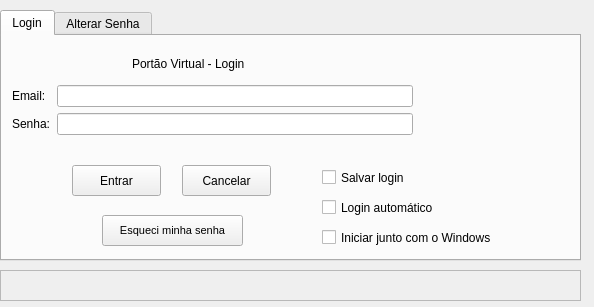
<?xml version="1.0" encoding="UTF-8"?>
<ui version="4.0">
 <class>formLogin</class>
 <widget class="QWidget" name="formLogin">
  <property name="windowModality">
   <enum>Qt::WindowModal</enum>
  </property>
  <property name="geometry">
   <rect>
    <x>0</x>
    <y>0</y>
    <width>594</width>
    <height>307</height>
   </rect>
  </property>
  <property name="focusPolicy">
   <enum>Qt::NoFocus</enum>
  </property>
  <property name="contextMenuPolicy">
   <enum>Qt::NoContextMenu</enum>
  </property>
  <property name="acceptDrops">
   <bool>false</bool>
  </property>
  <property name="windowTitle">
   <string>Login - Portão Virtual</string>
  </property>
  <property name="layoutDirection">
   <enum>Qt::LeftToRight</enum>
  </property>
  <property name="locale">
   <locale language="Portuguese" country="Brazil"/>
  </property>
  <widget class="QLabel" name="lblStatus">
   <property name="geometry">
    <rect>
     <x>0</x>
     <y>270</y>
     <width>581</width>
     <height>31</height>
    </rect>
   </property>
   <property name="frameShape">
    <enum>QFrame::StyledPanel</enum>
   </property>
   <property name="text">
    <string/>
   </property>
  </widget>
  <widget class="QTabWidget" name="tabWidget">
   <property name="geometry">
    <rect>
     <x>0</x>
     <y>10</y>
     <width>581</width>
     <height>251</height>
    </rect>
   </property>
   <property name="contextMenuPolicy">
    <enum>Qt::NoContextMenu</enum>
   </property>
   <property name="currentIndex">
    <number>0</number>
   </property>
   <widget class="QWidget" name="tab_3">
    <attribute name="title">
     <string>Login</string>
    </attribute>
    <widget class="QWidget" name="formLayoutWidget">
     <property name="geometry">
      <rect>
       <x>10</x>
       <y>49</y>
       <width>401</width>
       <height>71</height>
      </rect>
     </property>
     <layout class="QFormLayout" name="formLayout">
      <item row="0" column="0">
       <widget class="QLabel" name="label">
        <property name="text">
         <string>Email:</string>
        </property>
       </widget>
      </item>
      <item row="1" column="0">
       <widget class="QLabel" name="label_2">
        <property name="text">
         <string>Senha:</string>
        </property>
       </widget>
      </item>
      <item row="1" column="1">
       <widget class="QLineEdit" name="txtPasswd">
        <property name="echoMode">
         <enum>QLineEdit::Password</enum>
        </property>
       </widget>
      </item>
      <item row="0" column="1">
       <widget class="QLineEdit" name="txtEmail">
        <property name="focusPolicy">
         <enum>Qt::StrongFocus</enum>
        </property>
       </widget>
      </item>
     </layout>
    </widget>
    <widget class="QPushButton" name="btnLogin">
     <property name="geometry">
      <rect>
       <x>70</x>
       <y>129</y>
       <width>89</width>
       <height>31</height>
      </rect>
     </property>
     <property name="text">
      <string>Entrar</string>
     </property>
    </widget>
    <widget class="QPushButton" name="btnExit">
     <property name="geometry">
      <rect>
       <x>180</x>
       <y>129</y>
       <width>89</width>
       <height>31</height>
      </rect>
     </property>
     <property name="text">
      <string>Cancelar</string>
     </property>
    </widget>
    <widget class="QLabel" name="label_3">
     <property name="geometry">
      <rect>
       <x>130</x>
       <y>19</y>
       <width>151</width>
       <height>17</height>
      </rect>
     </property>
     <property name="text">
      <string>Portão Virtual - Login</string>
     </property>
    </widget>
    <widget class="QPushButton" name="btnEsqueciSenha">
     <property name="geometry">
      <rect>
       <x>100</x>
       <y>179</y>
       <width>141</width>
       <height>31</height>
      </rect>
     </property>
     <property name="font">
      <font>
       <pointsize>8</pointsize>
      </font>
     </property>
     <property name="text">
      <string>Esqueci minha senha</string>
     </property>
    </widget>
    <widget class="QCheckBox" name="checkBoxSalvarLogin">
     <property name="geometry">
      <rect>
       <x>320</x>
       <y>130</y>
       <width>111</width>
       <height>23</height>
      </rect>
     </property>
     <property name="text">
      <string>Salvar login</string>
     </property>
    </widget>
    <widget class="QCheckBox" name="checkBoxLoginAutomatico">
     <property name="geometry">
      <rect>
       <x>320</x>
       <y>160</y>
       <width>151</width>
       <height>23</height>
      </rect>
     </property>
     <property name="text">
      <string>Login automático</string>
     </property>
    </widget>
    <widget class="QCheckBox" name="checkBoxLoginAutoStart">
     <property name="geometry">
      <rect>
       <x>320</x>
       <y>190</y>
       <width>221</width>
       <height>23</height>
      </rect>
     </property>
     <property name="text">
      <string>Iniciar junto com o Windows</string>
     </property>
    </widget>
   </widget>
   <widget class="QWidget" name="tab_4">
    <attribute name="title">
     <string>Alterar Senha</string>
    </attribute>
    <widget class="QWidget" name="formLayoutWidget_2">
     <property name="geometry">
      <rect>
       <x>20</x>
       <y>10</y>
       <width>421</width>
       <height>151</height>
      </rect>
     </property>
     <layout class="QFormLayout" name="formLayout_2">
      <item row="0" column="0">
       <widget class="QLabel" name="label_4">
        <property name="text">
         <string>Email:</string>
        </property>
       </widget>
      </item>
      <item row="0" column="1">
       <widget class="QLineEdit" name="txtEmail_minhaConta">
        <property name="focusPolicy">
         <enum>Qt::StrongFocus</enum>
        </property>
       </widget>
      </item>
      <item row="1" column="0">
       <widget class="QLabel" name="label_6">
        <property name="text">
         <string>Senha atual:</string>
        </property>
       </widget>
      </item>
      <item row="1" column="1">
       <widget class="QLineEdit" name="txtPasswd_minhaConta">
        <property name="echoMode">
         <enum>QLineEdit::Password</enum>
        </property>
       </widget>
      </item>
      <item row="2" column="1">
       <widget class="QLineEdit" name="txtNovaSenha">
        <property name="echoMode">
         <enum>QLineEdit::Password</enum>
        </property>
       </widget>
      </item>
      <item row="3" column="0">
       <widget class="QLabel" name="label_5">
        <property name="text">
         <string>Repetir nova senha:</string>
        </property>
       </widget>
      </item>
      <item row="3" column="1">
       <widget class="QLineEdit" name="txtNovaSenha2">
        <property name="echoMode">
         <enum>QLineEdit::Password</enum>
        </property>
       </widget>
      </item>
      <item row="2" column="0">
       <widget class="QLabel" name="label_7">
        <property name="text">
         <string>Nova senha:</string>
        </property>
       </widget>
      </item>
     </layout>
    </widget>
    <widget class="QPushButton" name="btnAlterarSenha">
     <property name="geometry">
      <rect>
       <x>180</x>
       <y>160</y>
       <width>89</width>
       <height>31</height>
      </rect>
     </property>
     <property name="text">
      <string>Alterar</string>
     </property>
    </widget>
   </widget>
  </widget>
 </widget>
 <tabstops>
  <tabstop>txtEmail</tabstop>
  <tabstop>txtPasswd</tabstop>
  <tabstop>btnLogin</tabstop>
  <tabstop>btnExit</tabstop>
  <tabstop>btnEsqueciSenha</tabstop>
  <tabstop>txtEmail_minhaConta</tabstop>
  <tabstop>txtPasswd_minhaConta</tabstop>
  <tabstop>txtNovaSenha</tabstop>
  <tabstop>txtNovaSenha2</tabstop>
  <tabstop>btnAlterarSenha</tabstop>
  <tabstop>tabWidget</tabstop>
 </tabstops>
 <resources/>
 <connections/>
</ui>
